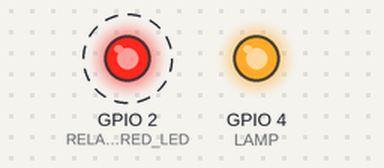
A sketch run on a simulated ESP32. On the bench: output pins drawn as LEDs (lit = HIGH). Dashed ring = blinking. WiFi joins after 1.5 s; servers stay silent unless stated; the camera gives no picture; what the sketch prints to the serial monitor is not drawn.

Above: at 2.3 s.
Timing chart, 0 to 6.4 s (numbered marks = the images above):
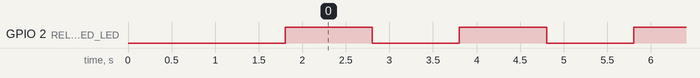

The sketch:

Camera_Web_Server.ino
```cpp
#include "esp_camera.h"
#include <WiFi.h>
#include "fb_gfx.h"
#include "soc/soc.h"
#include "soc/rtc_cntl_reg.h"
#include "esp_http_server.h"
//
// WARNING!!! PSRAM IC required for UXGA resolution and high JPEG quality
//            Ensure ESP32 Wrover Module or other board with PSRAM is selected
//            Partial images will be transmitted if image exceeds buffer size
//

#define CAMERA_MODEL_AI_THINKER // Has PSRAM

#include "camera_pins.h"

const char* ssid = "wifi aja";
const char* password = "Felicianus";

void startCameraServer();

#define LAMP 4
#define RELAY_COM_RED_LED 2

void setup() {
  Serial.begin(115200);
  Serial.setDebugOutput(true);
  Serial.println();

  camera_config_t config;
  config.ledc_channel = LEDC_CHANNEL_0;
  config.ledc_timer = LEDC_TIMER_0;
  config.pin_d0 = Y2_GPIO_NUM;
  config.pin_d1 = Y3_GPIO_NUM;
  config.pin_d2 = Y4_GPIO_NUM;
  config.pin_d3 = Y5_GPIO_NUM;
  config.pin_d4 = Y6_GPIO_NUM;
  config.pin_d5 = Y7_GPIO_NUM;
  config.pin_d6 = Y8_GPIO_NUM;
  config.pin_d7 = Y9_GPIO_NUM;
  config.pin_xclk = XCLK_GPIO_NUM;
  config.pin_pclk = PCLK_GPIO_NUM;
  config.pin_vsync = VSYNC_GPIO_NUM;
  config.pin_href = HREF_GPIO_NUM;
  config.pin_sscb_sda = SIOD_GPIO_NUM;
  config.pin_sscb_scl = SIOC_GPIO_NUM;
  config.pin_pwdn = PWDN_GPIO_NUM;
  config.pin_reset = RESET_GPIO_NUM;
  config.xclk_freq_hz = 20000000;
  config.pixel_format = PIXFORMAT_JPEG;

  // camera init
  esp_err_t err = esp_camera_init(&config);
  if (err != ESP_OK) {
    Serial.printf("Camera init failed with error 0x%x", err);
    return;
  }

  sensor_t * s = esp_camera_sensor_get();

  // drop down frame size for higher initial frame rate
  s->set_framesize(s, FRAMESIZE_QVGA);

  WiFi.begin(ssid, password);

  while (WiFi.status() != WL_CONNECTED) {
    delay(500);
    Serial.print(".");
  }
  Serial.println("");
  Serial.println("WiFi connected");

  startCameraServer();

  Serial.print("Camera Ready! Use 'http://");
  Serial.print(WiFi.localIP());
  Serial.println("/stream' to connect");

  pinMode(LAMP, OUTPUT);
  pinMode(RELAY_COM_RED_LED, OUTPUT);
}

void loop() {
  // put your main code here, to run repeatedly:
  digitalWrite(LAMP, HIGH);

//  if(Serial.available()){
//      if(Serial.findUntil("NOT-DETECTED","\n")){
        digitalWrite(RELAY_COM_RED_LED, HIGH); //Normally open pin
   delay(1000);
//      }else{
        digitalWrite(RELAY_COM_RED_LED, LOW); //Normally open pin
//      }
//  }

  delay(1000);
}
```

camera_pins.h
```cpp
#if defined(CAMERA_MODEL_WROVER_KIT)
#define PWDN_GPIO_NUM    -1
#define RESET_GPIO_NUM   -1
#define XCLK_GPIO_NUM    21
#define SIOD_GPIO_NUM    26
#define SIOC_GPIO_NUM    27

#define Y9_GPIO_NUM      35
#define Y8_GPIO_NUM      34
#define Y7_GPIO_NUM      39
#define Y6_GPIO_NUM      36
#define Y5_GPIO_NUM      19
#define Y4_GPIO_NUM      18
#define Y3_GPIO_NUM       5
#define Y2_GPIO_NUM       4
#define VSYNC_GPIO_NUM   25
#define HREF_GPIO_NUM    23
#define PCLK_GPIO_NUM    22

#elif defined(CAMERA_MODEL_ESP_EYE)
#define PWDN_GPIO_NUM    -1
#define RESET_GPIO_NUM   -1
#define XCLK_GPIO_NUM    4
#define SIOD_GPIO_NUM    18
#define SIOC_GPIO_NUM    23

#define Y9_GPIO_NUM      36
#define Y8_GPIO_NUM      37
#define Y7_GPIO_NUM      38
#define Y6_GPIO_NUM      39
#define Y5_GPIO_NUM      35
#define Y4_GPIO_NUM      14
#define Y3_GPIO_NUM      13
#define Y2_GPIO_NUM      34
#define VSYNC_GPIO_NUM   5
#define HREF_GPIO_NUM    27
#define PCLK_GPIO_NUM    25

#elif defined(CAMERA_MODEL_M5STACK_PSRAM)
#define PWDN_GPIO_NUM     -1
#define RESET_GPIO_NUM    15
#define XCLK_GPIO_NUM     27
#define SIOD_GPIO_NUM     25
#define SIOC_GPIO_NUM     23

#define Y9_GPIO_NUM       19
#define Y8_GPIO_NUM       36
#define Y7_GPIO_NUM       18
#define Y6_GPIO_NUM       39
#define Y5_GPIO_NUM        5
#define Y4_GPIO_NUM       34
#define Y3_GPIO_NUM       35
#define Y2_GPIO_NUM       32
#define VSYNC_GPIO_NUM    22
#define HREF_GPIO_NUM     26
#define PCLK_GPIO_NUM     21

#elif defined(CAMERA_MODEL_M5STACK_V2_PSRAM)
#define PWDN_GPIO_NUM     -1
#define RESET_GPIO_NUM    15
#define XCLK_GPIO_NUM     27
#define SIOD_GPIO_NUM     22
#define SIOC_GPIO_NUM     23

#define Y9_GPIO_NUM       19
#define Y8_GPIO_NUM       36
#define Y7_GPIO_NUM       18
#define Y6_GPIO_NUM       39
#define Y5_GPIO_NUM        5
#define Y4_GPIO_NUM       34
#define Y3_GPIO_NUM       35
#define Y2_GPIO_NUM       32
#define VSYNC_GPIO_NUM    25
#define HREF_GPIO_NUM     26
#define PCLK_GPIO_NUM     21

#elif defined(CAMERA_MODEL_M5STACK_WIDE)
#define PWDN_GPIO_NUM     -1
#define RESET_GPIO_NUM    15
#define XCLK_GPIO_NUM     27
#define SIOD_GPIO_NUM     22
#define SIOC_GPIO_NUM     23

#define Y9_GPIO_NUM       19
#define Y8_GPIO_NUM       36
#define Y7_GPIO_NUM       18
#define Y6_GPIO_NUM       39
#define Y5_GPIO_NUM        5
#define Y4_GPIO_NUM       34
#define Y3_GPIO_NUM       35
#define Y2_GPIO_NUM       32
#define VSYNC_GPIO_NUM    25
#define HREF_GPIO_NUM     26
#define PCLK_GPIO_NUM     21

#elif defined(CAMERA_MODEL_M5STACK_ESP32CAM)
#define PWDN_GPIO_NUM     -1
#define RESET_GPIO_NUM    15
#define XCLK_GPIO_NUM     27
#define SIOD_GPIO_NUM     25
#define SIOC_GPIO_NUM     23

#define Y9_GPIO_NUM       19
#define Y8_GPIO_NUM       36
#define Y7_GPIO_NUM       18
#define Y6_GPIO_NUM       39
#define Y5_GPIO_NUM        5
#define Y4_GPIO_NUM       34
#define Y3_GPIO_NUM       35
#define Y2_GPIO_NUM       17
#define VSYNC_GPIO_NUM    22
#define HREF_GPIO_NUM     26
#define PCLK_GPIO_NUM     21

#elif defined(CAMERA_MODEL_AI_THINKER)
#define PWDN_GPIO_NUM     32
#define RESET_GPIO_NUM    -1
#define XCLK_GPIO_NUM      0
#define SIOD_GPIO_NUM     26
#define SIOC_GPIO_NUM     27

#define Y9_GPIO_NUM       35
#define Y8_GPIO_NUM       34
#define Y7_GPIO_NUM       39
#define Y6_GPIO_NUM       36
#define Y5_GPIO_NUM       21
#define Y4_GPIO_NUM       19
#define Y3_GPIO_NUM       18
#define Y2_GPIO_NUM        5
#define VSYNC_GPIO_NUM    25
#define HREF_GPIO_NUM     23
#define PCLK_GPIO_NUM     22

#elif defined(CAMERA_MODEL_TTGO_T_JOURNAL)
#define PWDN_GPIO_NUM      0
#define RESET_GPIO_NUM    15
#define XCLK_GPIO_NUM     27
#define SIOD_GPIO_NUM     25
#define SIOC_GPIO_NUM     23

#define Y9_GPIO_NUM       19
#define Y8_GPIO_NUM       36
#define Y7_GPIO_NUM       18
#define Y6_GPIO_NUM       39
#define Y5_GPIO_NUM        5
#define Y4_GPIO_NUM       34
#define Y3_GPIO_NUM       35
#define Y2_GPIO_NUM       17
#define VSYNC_GPIO_NUM    22
#define HREF_GPIO_NUM     26
#define PCLK_GPIO_NUM     21

#else
#error "Camera model not selected"
#endif
```

Measured:
- by itself, GPIO 2 (RELAY_COM_RED_LED): alternates HIGH for 1.0 s and LOW for 1.0 s
